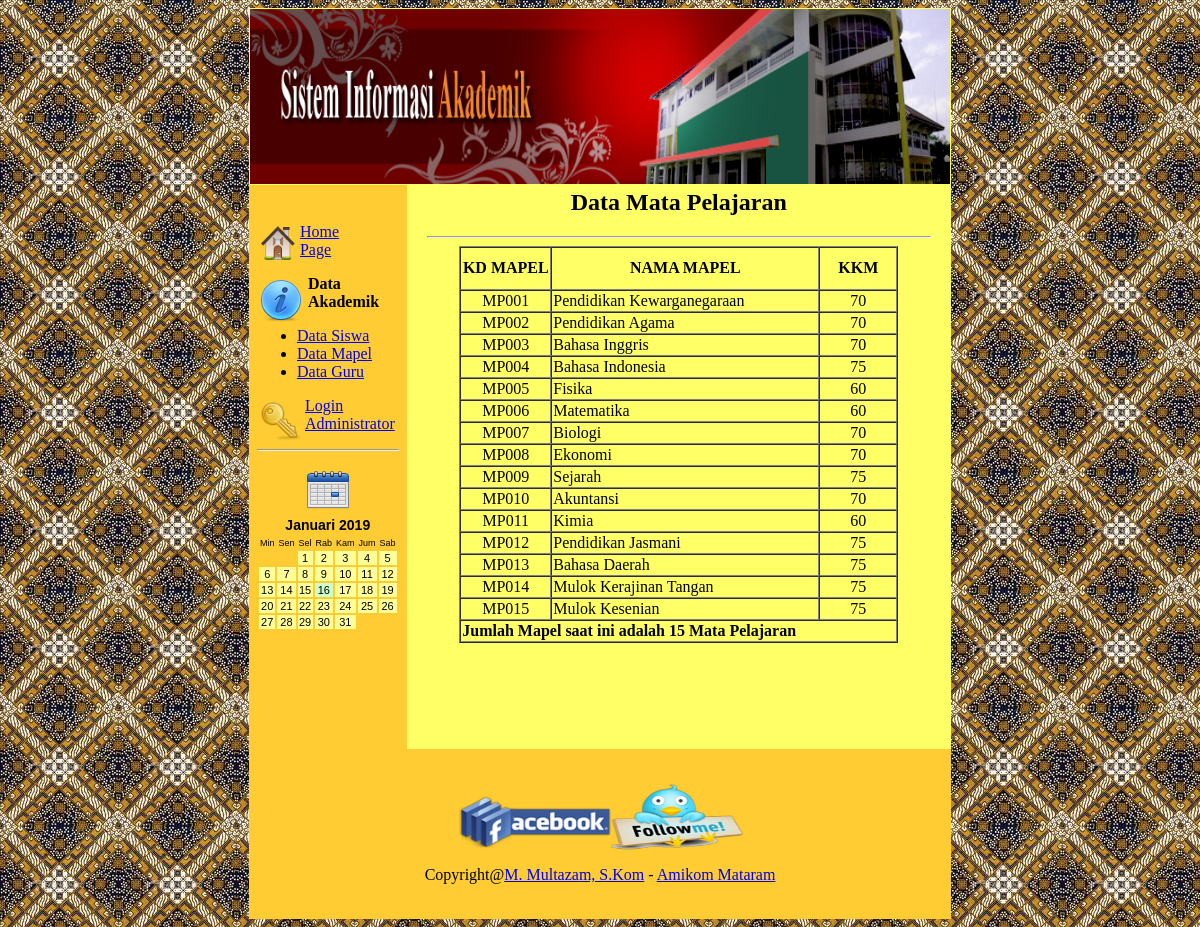
The app's page /websekolah/data_mapel.php with its own data.
### tables this page shows
CREATE TABLE IF NOT EXISTS `tblmapel` (
  `id` int(10) NOT NULL AUTO_INCREMENT,
  `kdmapel` varchar(5) NOT NULL,
  `nama_mapel` varchar(40) NOT NULL,
  `kkm` int(3) NOT NULL,
  PRIMARY KEY (`id`)
);

### websekolah/data_mapel.php (the view, shortened to what this page needs)
<table width="622" border="0" align="center" cellpadding="1" cellspacing="0" bgcolor="#FFFF66">
  <tr>
    <td colspan="2"><? include "header.php"; ?></td>
  </tr>
  <tr>
    <td width="103" align="center" valign="top" bgcolor="#FFCC33"><p>
      <? include "menu.php";?>
    </p>
      <p align="center">&nbsp;</p>
    </td>
    <td width="515"><table width="510" border="0" align="center">
      <tr>
        <td valign="top"><h2 align="center"><strong>Data Mata Pelajaran </strong>          </h2>
          <hr />
          <table width="439" border="1" align="center" cellpadding="1" cellspacing="0">
              <tr>
                <td width="87" height="43"><div align="center"><strong>KD MAPEL</strong></div></td>
                <td width="264"><div align="center"><strong>NAMA MAPEL</strong></div></td>
				<td width="74"><div align="center"><strong>KKM</strong></div></td>
			  </tr>
              <?
$x="select * from tblmapel";
$tampil=mysql_query($x);
while ($data=mysql_fetch_array($tampil))
{
?>
              <tr>
                <td><div align="center"><? echo $data['kdmapel']; ?></div></td>
                <td><? echo $data['nama_mapel']; ?></td>
				<td><div align="center"><? echo $data['kkm']; ?></div></td>
                <? } ?>
			  </tr>
				<?
$x1="select * from tblmapel";
$hitung=mysql_query($x1);
$jumlah=mysql_num_rows($hitung);
?>
              <tr>
                <td colspan="3"><strong>Jumlah Mapel saat ini adalah</strong> <b><? echo $jumlah; ?> Mata Pelajaran </b></td>
              </tr>
            </table>
            <p>&nbsp;</p>
            <p>&nbsp;</p>
            <p>&nbsp;</p>
            <p align="center"> </p></td>
      </tr>
    </table></td>
  </tr>
  <tr>
    <td colspan="2" bgcolor="#FFCC33"><p>&nbsp;</p>
      <p>
        <? include "footer.php"; ?>
      </p>
    <p>&nbsp; </p></td>
  </tr>
</table>

### records on screen
tblmapel: kdmapel "MP001", nama_mapel "Pendidikan Kewarganegaraan", kkm "70"
tblmapel: kdmapel "MP002", nama_mapel "Pendidikan Agama", kkm "70"
tblmapel: kdmapel "MP003", nama_mapel "Bahasa Inggris", kkm "70"
tblmapel: kdmapel "MP004", nama_mapel "Bahasa Indonesia", kkm "75"
tblmapel: kdmapel "MP005", nama_mapel "Fisika", kkm "60"
tblmapel: kdmapel "MP006", nama_mapel "Matematika", kkm "60"
tblmapel: kdmapel "MP007", nama_mapel "Biologi", kkm "70"
tblmapel: kdmapel "MP008", nama_mapel "Ekonomi", kkm "70"
tblmapel: kdmapel "MP009", nama_mapel "Sejarah", kkm "75"
tblmapel: kdmapel "MP010", nama_mapel "Akuntansi", kkm "70"
tblmapel: kdmapel "MP011", nama_mapel "Kimia", kkm "60"
tblmapel: kdmapel "MP012", nama_mapel "Pendidikan Jasmani", kkm "75"
tblmapel: kdmapel "MP013", nama_mapel "Bahasa Daerah", kkm "75"
tblmapel: kdmapel "MP014", nama_mapel "Mulok Kerajinan Tangan", kkm "75"
tblmapel: kdmapel "MP015", nama_mapel "Mulok Kesenian", kkm "75"

### other values on screen
$mn "Januari 2019"
$day[$dayprint] "Min"
$day[$dayprint] "Sen"
$day[$dayprint] "Sel"
$day[$dayprint] "Rab"
$day[$dayprint] "Kam"
$day[$dayprint] "Jum"
$day[$dayprint] "Sab"
$jumlah "15"
